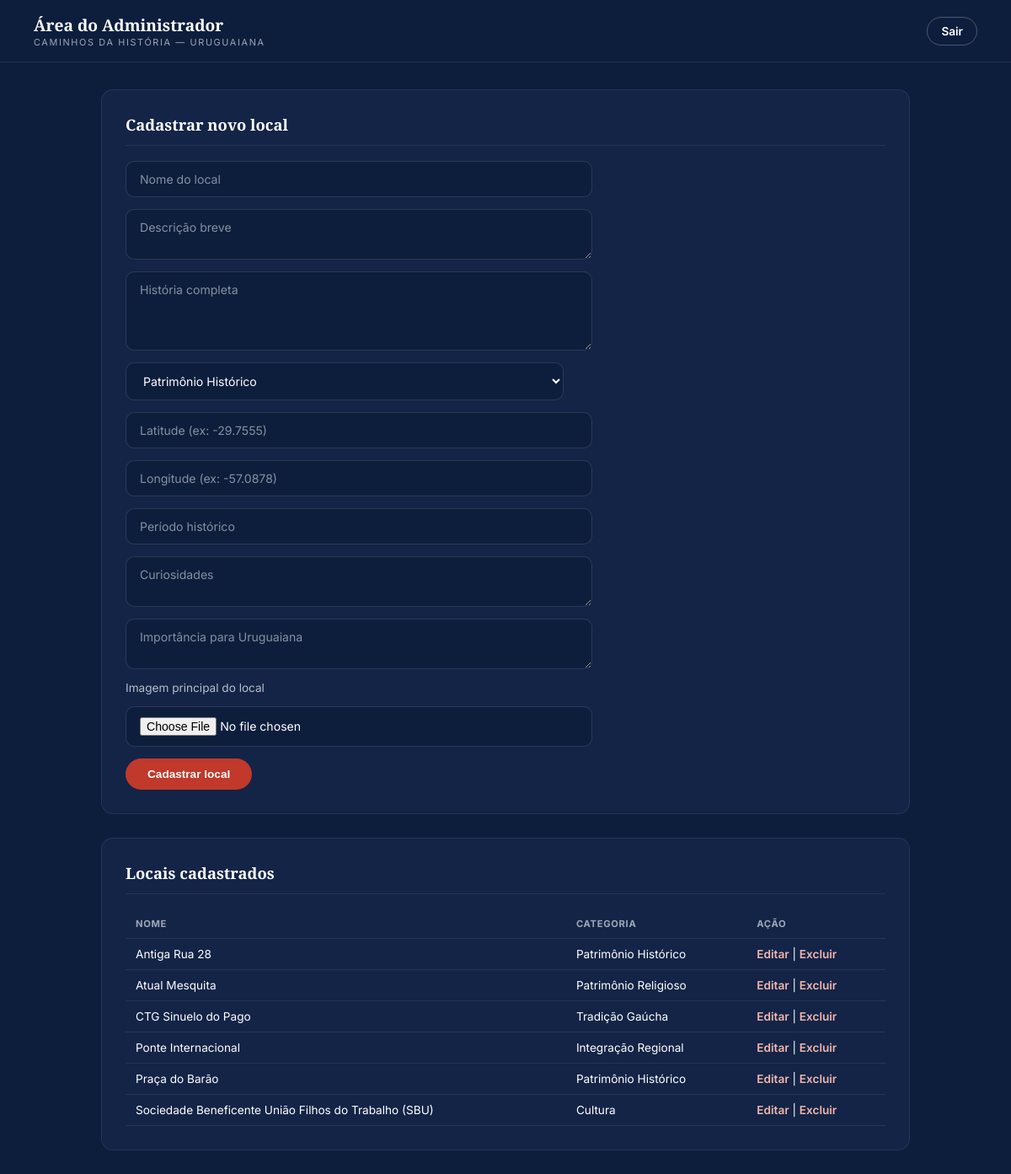
The page /admin-locais.php (signed in) on the database as committed earlier.
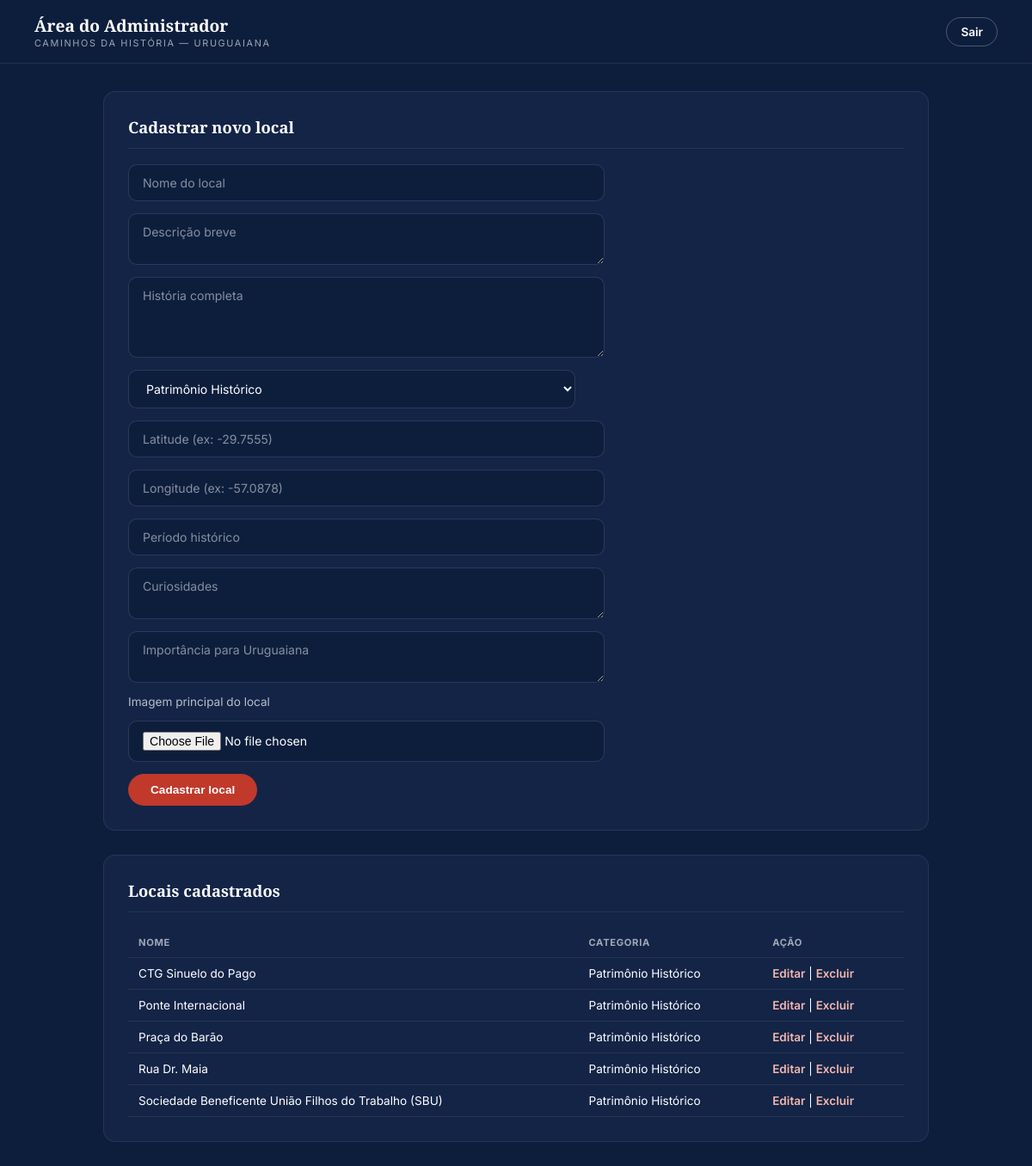
The same page on the database as committed later.
### tables this page shows
CREATE TABLE IF NOT EXISTS `locais` (
  `id` int NOT NULL AUTO_INCREMENT,
  `nome` varchar(150) NOT NULL,
  `descricao` text NOT NULL,
  `historia` text,
  `categoria` varchar(100) NOT NULL,
  `latitude` decimal(10,8) NOT NULL,
  `longitude` decimal(11,8) NOT NULL,
  `imagem` varchar(255),
  `periodo_historico` varchar(100),
  `curiosidades` text,
  `importancia` text,
  `data_cadastro` timestamp DEFAULT CURRENT_TIMESTAMP,
  PRIMARY KEY (`id`)
);

### admin-locais.php (the view, shortened to what this page needs)
<?php
require "conecta.php";
$localEdicao = null;
$categorias = ['Patrimônio Histórico', 'Patrimônio Religioso', 'Patrimônios Imateriais', 'Cultura', 'Tradição Gaúcha', 'Turismo', 'Integração Regional'];
$sqlLocais = "SELECT * FROM locais ORDER BY nome ASC";
$resLocais = mysqli_query($conexao, $sqlLocais);
?>
<!DOCTYPE html>
<html lang="pt-br">
<head>
    <link rel="stylesheet" href="css/admin.css?v=1">
</head>
<body class="admin-page">
    <header class="admin-header">
        <div>
            <h1>Área do Administrador</h1>
            <span class="admin-sub">Caminhos da História — Uruguaiana</span>
        </div>
        <a href="logout.php" class="admin-nav-sair">Sair</a>
    </header>
    <main class="admin-main">
        <section class="admin-card">
            <h2><?php echo $localEdicao ? 'Editar local' : 'Cadastrar novo local'; ?></h2>
            <form method="POST" enctype="multipart/form-data">
                <input type="text" name="nome" placeholder="Nome do local" value="<?php echo $localEdicao['nome'] ?? ''; ?>" required>
                <textarea name="descricao" placeholder="Descrição breve" rows="2" required><?php echo $localEdicao['descricao'] ?? ''; ?></textarea>
                <textarea name="historia" placeholder="História completa" rows="4"><?php echo $localEdicao['historia'] ?? ''; ?></textarea>
                <select name="categoria" required>
                    <?php foreach ($categorias as $cat):
                        $selecionado = (isset($localEdicao['categoria']) && $localEdicao['categoria'] === $cat) ? 'selected' : '';
                    ?>
                        <option value="<?php echo $cat; ?>" <?php echo $selecionado; ?>><?php echo $cat; ?></option>
                    <?php endforeach; ?>
                </select>
                <input type="text" name="latitude" placeholder="Latitude (ex: -29.7555)" value="<?php echo $localEdicao['latitude'] ?? ''; ?>" required>
                <input type="text" name="longitude" placeholder="Longitude (ex: -57.0878)" value="<?php echo $localEdicao['longitude'] ?? ''; ?>" required>
                <input type="text" name="periodo_historico" placeholder="Período histórico" value="<?php echo $localEdicao['periodo_historico'] ?? ''; ?>">
                <textarea name="curiosidades" placeholder="Curiosidades" rows="2"><?php echo $localEdicao['curiosidades'] ?? ''; ?></textarea>
                <textarea name="importancia" placeholder="Importância para Uruguaiana" rows="2"><?php echo $localEdicao['importancia'] ?? ''; ?></textarea>
                <label style="font-size:0.85rem; color:rgba(255,255,255,0.7);">Imagem principal do local</label>
                <input type="file" name="imagem_upload" accept=".jpg,.jpeg,.png,.webp">
                <button type="submit"><?php echo $localEdicao ? 'Salvar alterações' : 'Cadastrar local'; ?></button>
            </form>
        </section>
        <section class="admin-card">
            <h2>Locais cadastrados</h2>
            <table class="admin-table">
                <tr>
                    <th>Nome</th>
                    <th>Categoria</th>
                    <th>Ação</th>
                </tr>
                <?php while ($local = mysqli_fetch_assoc($resLocais)): ?>
                <tr>
                    <td><?php echo $local['nome']; ?></td>
                    <td><?php echo $local['categoria']; ?></td>
                    <td>
                        <a href="admin-locais.php?editar=<?php echo $local['id']; ?>">Editar</a> |
                        <a href="admin-locais.php?excluir=<?php echo $local['id']; ?>">Excluir</a>
                    </td>
                </tr>
                <?php endwhile; ?>
            </table>
        </section>
    </main>
</body>
</html>

### css/admin.css (style rules this page uses)
body.admin-page { margin: 0; font-family: 'Inter', sans-serif; background-color: var(--azul-escuro, #0d1e3d); color: var(--branco, #fff); min-height: 100vh; }
.admin-header { display: flex; align-items: center; justify-content: space-between; padding: 16px 40px; background-color: var(--azul-escuro, #0d1e3d); border-bottom: 1px solid rgba(255,255,255,0.08); }
.admin-header h1 { font-family: 'Merriweather', 'Playfair Display', serif; font-size: 1.2rem; font-weight: 700; margin: 0; }
.admin-sub { display: block; font-size: 0.68rem; letter-spacing: 0.15em; text-transform: uppercase; color: rgba(255,255,255,0.6); }
.admin-nav-sair { color: var(--branco, #fff); text-decoration: none; font-size: 0.85rem; font-weight: 600; padding: 8px 16px; border: 1px solid rgba(255,255,255,0.25); border-radius: 999px; transition: background-color .2s ease, border-color .2s ease; }
.admin-main { max-width: 960px; margin: 0 auto; padding: 32px 24px 64px; display: flex; flex-direction: column; gap: 28px; }
.admin-card { background-color: var(--azul-medio, #132447); border: 1px solid rgba(255,255,255,0.08); border-radius: 14px; padding: 28px; }
.admin-card h2 { font-family: 'Playfair Display', serif; font-size: 1.15rem; font-weight: 600; margin: 0 0 18px 0; padding-bottom: 12px; border-bottom: 1px solid rgba(255,255,255,0.08); }
.admin-card form, .admin-form { display: flex; flex-direction: column; gap: 14px; max-width: 520px; }
.admin-card input[type="text"], .admin-card input[type="email"], .admin-card input[type="password"], .admin-card input[type="file"], .admin-card textarea, .admin-card select, .auth-card form textarea, .auth-card form select { width: 100%; background-color: var(--azul-escuro, #0d1e3d); border: 1px solid rgba(255,255,255,0.12); border-radius: 10px; padding: 12px 16px; color: var(--branco, #fff); font-family: 'Inter', sans-serif; font-size: 0.88rem; resize: vertical; }
.admin-card input::placeholder, .admin-card textarea::placeholder, .auth-card form textarea::placeholder { color: rgba(255,255,255,0.5); }
.admin-card button[type="submit"], .admin-btn { align-self: flex-start; background-color: var(--vermelho, #C0392B); color: #fff; border: none; border-radius: 999px; padding: 11px 26px; font-weight: 700; font-size: 0.85rem; cursor: pointer; transition: background-color .2s ease, transform .1s ease; }
.admin-table { width: 100%; border-collapse: collapse; }
.admin-table th, .admin-table td { text-align: left; padding: 10px 12px; border-bottom: 1px solid rgba(255,255,255,0.08); font-size: 0.85rem; }
.admin-table th { color: rgba(255,255,255,0.6); text-transform: uppercase; font-size: 0.7rem; letter-spacing: 0.06em; }
.admin-table a { color: #f2b6ab; text-decoration: none; font-weight: 600; }

Rows that differ between the two databases and show on the page:
removed locais: nome "Atual Mesquita", categoria "Patrimônio Religioso"
changed locais "CTG Sinuelo do Pago": categoria "Tradição Gaúcha" → "Patrimônio Histórico"
changed locais "Ponte Internacional": categoria "Integração Regional" → "Patrimônio Histórico"
changed locais: nome "Antiga Rua 28" → "Rua Dr. Maia"; moves down the list
changed locais "Sociedade Beneficente União Filhos do Trabalho (SBU)": categoria "Cultura" → "Patrimônio Histórico"
